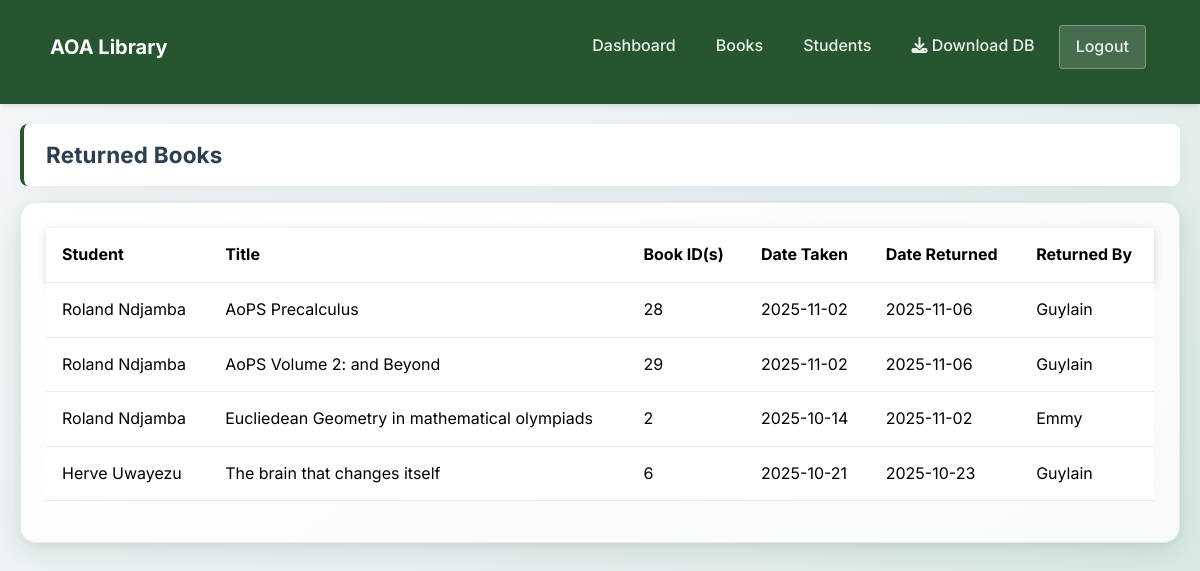
/operations/returns (signed in), run on an earlier commit of the app's database.
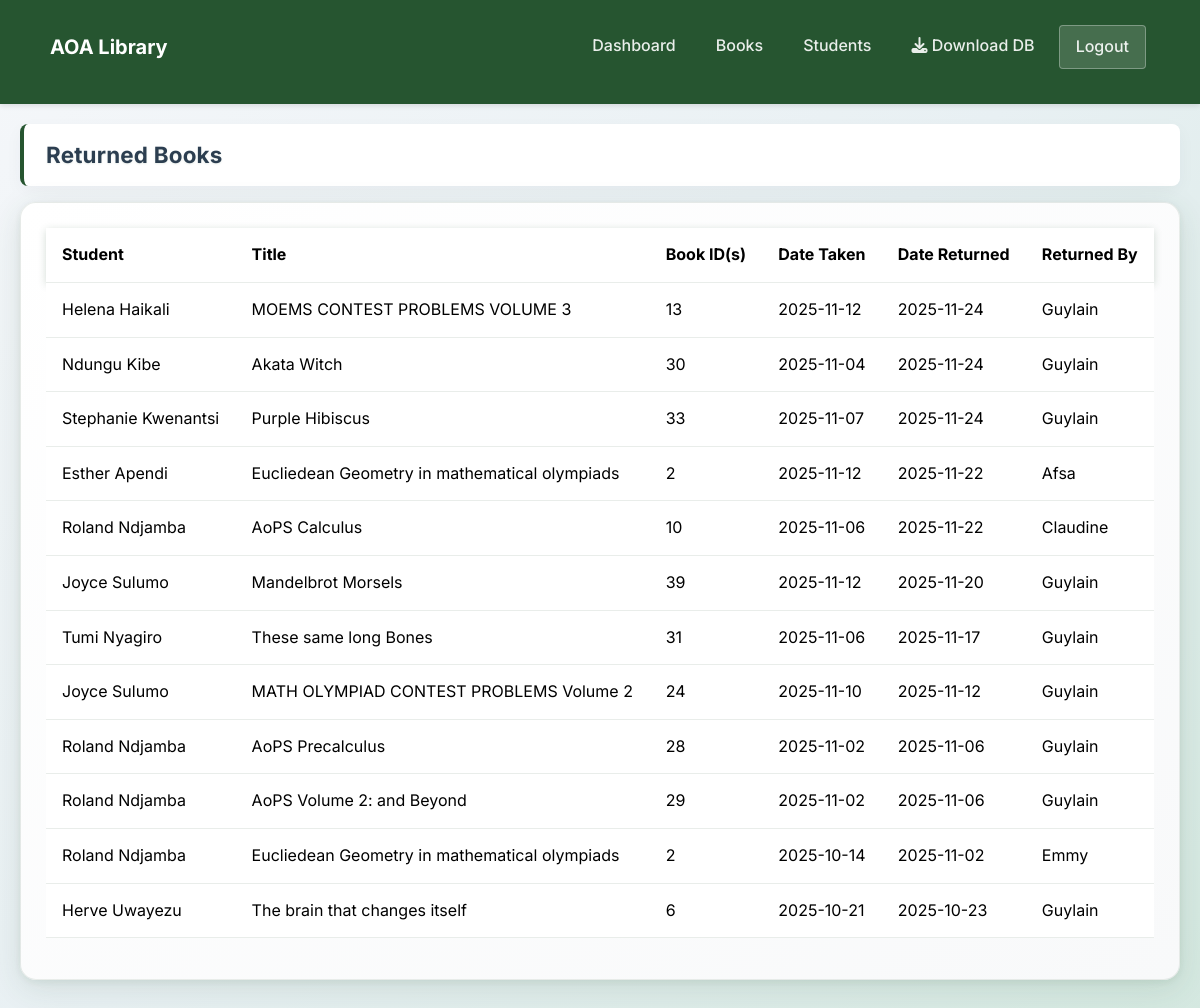
And on a later commit of the database.
### tables this page shows
CREATE TABLE BookReturnDetail(stdid TEXT, title TEXT, book_id TEXT, issue DATE, returned DATE, returned_by TEXT);

### app.py (the view)
@app.route('/operations/returns')
@login_required
def view_returns():
    get_db()
    cur = get_cursor()
    cur.execute("""
        SELECT l.name AS student,
               d.title,
               GROUP_CONCAT(d.book_id, ', ') AS ids,
               MIN(d.issue) AS issue,
               MAX(d.returned) AS returned,
               MAX(d.returned_by) AS returned_by
        FROM BookReturnDetail d
        JOIN Login l ON l.userid = d.stdid
        GROUP BY l.name, d.title, DATE(d.returned)
        ORDER BY d.returned DESC
    """)
    returns_detail = [dict(row) for row in cur.fetchall()]
    cur.execute("""
        SELECT l.name AS student,
               r.title,
               '(' || CAST(r.copies AS TEXT) || ' copies)' AS ids,
               r.issue,
               r.returned
        FROM BookReturn r
        LEFT JOIN (
          SELECT DISTINCT stdid, title, DATE(returned) AS d
          FROM BookReturnDetail
        ) d ON d.stdid = r.stdid AND d.title = r.title AND d.d = DATE(r.returned)
        JOIN Login l ON l.userid = r.stdid
        WHERE d.stdid IS NULL
        ORDER BY r.returned DESC
    """)
    returns_old = [dict(row) for row in cur.fetchall()]
    return render_template('view_returns.html', returns=returns_detail + returns_old)

### app.py (called while the page is built, shortened)
def get_db():
    global DB_PATH, _db_initialized
    if 'db' not in g:
        if DB_PATH is None:
            DB_PATH = _resolve_db_path()
        g.db = sqlite.connect(DB_PATH)
        g.db.row_factory = sqlite.Row
    return g.db

def get_cursor():
    return get_db().cursor()

def login_required(f):
    @wraps(f)
    def decorated_function(*args, **kwargs):
        if 'admin_logged_in' not in session:
            flash('Please login to access this page', 'error')
            return redirect(url_for('login'))
        return f(*args, **kwargs)
    return decorated_function

### templates/view_returns.html (shortened to what this page needs)
{% extends 'base.html' %}
{% block page_header %}
<div class="page-header d-flex justify-content-between align-items-center mb-3">
    <h3 class="mb-0">Returned Books</h3>
</div>
{% endblock %}
{% block content %}
    <div class="table-container">
        <table class="data-table table">
            <thead>
                <tr>
                    <th>Student</th>
                    <th>Title</th>
                    <th>Book ID(s)</th>
                    <th>Date Taken</th>
                    <th>Date Returned</th>
                    <th>Returned By</th>
                </tr>
            </thead>
            <tbody>
                {% for ret in returns %}
                <tr>
                    <td>{{ ret.student }}</td>
                    <td>{{ ret.title }}</td>
                    <td>{{ ret.ids }}</td>
                    <td>{{ ret.issue }}</td>
                    <td>{{ ret.returned }}</td>
                    <td>{{ ret.returned_by if ret.returned_by else '-' }}</td>
                </tr>
                {% endfor %}
            </tbody>
        </table>
    </div>
{% endblock %}

### templates/base.html (shortened to what this page needs)
<!DOCTYPE html>
<html lang="en">
<head>
    <link href="https://cdn.jsdelivr.net/npm/bootstrap@5.3.2/dist/css/bootstrap.min.css" rel="stylesheet">
    <link rel="stylesheet" href="https://cdnjs.cloudflare.com/ajax/libs/font-awesome/6.4.0/css/all.min.css">
    <link rel="stylesheet" href="{{ url_for('static', filename='css/style.css') }}">
</head>
<body>
    <nav class="navbar navbar-expand-lg navbar-dark" style="background-color: #265530 !important;">
        <div class="container">
            <a class="navbar-brand" href="{{ url_for('dashboard') }}">AOA Library</a>
            <div class="collapse navbar-collapse" id="mainNav">
                <ul class="navbar-nav ms-auto mb-2 mb-lg-0">
                    <li class="nav-item">
                        <a class="nav-link {% if request.path.startswith(url_for('dashboard')) %}active{% endif %}" href="{{ url_for('dashboard') }}">Dashboard</a>
                    </li>
                    <li class="nav-item">
                        <a class="nav-link {% if request.path.startswith(url_for('view_books')) %}active{% endif %}" href="{{ url_for('view_books') }}">Books</a>
                    </li>
                    <li class="nav-item">
                        <a class="nav-link {% if request.path.startswith(url_for('view_students')) %}active{% endif %}" href="{{ url_for('view_students') }}">Students</a>
                    </li>
                    <li class="nav-item">
                        <a class="nav-link" href="{{ url_for('download_database') }}">
                            <i class="fas fa-download"></i> Download DB
                        </a>
                    </li>
                    <li class="nav-item">
                        <a class="nav-link logout-link" href="{{ url_for('logout') }}">Logout</a>
                    </li>
                </ul>
            </div>
        </div>
    </nav>
    <main style="padding-top: 10px; padding-bottom: 20px;">
        <div class="container">
            {% block page_header %}{% endblock %}
            {% block content %}{% endblock %}
        </div>
    </main>
</body>
</html>

### static/css/style.css (style rules this page uses)
* { margin: 0; padding: 0; box-sizing: border-box; }
body { font-family: 'Inter', 'Segoe UI', Tahoma, Geneva, Verdana, sans-serif; background: linear-gradient(135deg, #f5f7fa 0%, #e8f0f3 50%, #d4e8e0 100%); background-attachment: fixed; color: var(--text-color, #333); line-height: 1.6; min-height: 100vh; }
:root { --brand: #265530; --accent: #64A772; --muted: #95a5a6; --danger: #C0392B; --bg-color: #f5f5f5; --card-bg: #ffffff; --text-color: #2c3e50; }
.container { max-width: 1200px; margin: 0 auto; padding: 10px 20px 20px 20px; }
.navbar { background-color: var(--brand); color: white; padding: 15px 30px; display: flex; justify-content: space-between; align-items: center; box-shadow: 0 2px 5px rgba(0,0,0,0.1); }
.navbar-nav .nav-link { color: rgba(255, 255, 255, 0.9) !important; font-weight: 500; padding: 8px 16px !important; margin: 0 4px; border-radius: 4px; transition: all 0.3s ease; position: relative; text-decoration: none; }
.navbar-nav .nav-link::after { content: ''; position: absolute; width: 0; height: 2px; bottom: 4px; left: 50%; background-color: white; transition: all 0.3s ease; transform: translateX(-50%); }
.navbar-nav .logout-link { background-color: rgba(255, 255, 255, 0.15); border: 1px solid rgba(255, 255, 255, 0.3); }
.page-header { background: linear-gradient(135deg, #ffffff 0%, #f8f9fa 100%); padding: 15px 25px; border-radius: 12px; box-shadow: 0 4px 20px rgba(38, 85, 48, 0.1), 0 1px 4px rgba(38, 85, 48, 0.06); width: 100%; margin: 0 0 15px 0; border-left: 4px solid #265530; transition: all 0.3s ease; }
.page-header h3 { margin: 0; color: var(--brand); font-weight: 700; letter-spacing: 0.2px; font-size: 1.5rem; text-shadow: 0 1px 2px rgba(38, 85, 48, 0.1); }
.table-container { background: linear-gradient(145deg, #ffffff 0%, #f8f9fa 100%); border-radius: 16px; padding: 25px; box-shadow: 0 8px 32px rgba(38, 85, 48, 0.12), 0 2px 8px rgba(38, 85, 48, 0.08); overflow-x: auto; border: 1px solid rgba(38, 85, 48, 0.1); transition: all 0.3s ease; }
.data-table { width: 100%; border-collapse: collapse; }
.data-table thead { background: linear-gradient(135deg, #265530 0%, #64A772 100%); color: white; box-shadow: 0 2px 8px rgba(38, 85, 48, 0.2); }
.data-table th, .data-table td { padding: 14px 16px; text-align: left; border-bottom: 1px solid rgba(38, 85, 48, 0.1); transition: background-color 0.2s ease; }
.data-table th { font-weight: bold; }
.data-table tbody tr { transition: all 0.2s ease; }
.page-header { background: var(--card-bg); padding: 18px 22px; border-radius: 8px; display: flex; align-items: center; justify-content: space-between; gap: 12px; box-shadow: 0 6px 18px rgba(9,30,66,0.04); }
.page-header h1, .page-header h2, .page-header h3 { margin: 0; color: var(--text-color); font-weight: 700; font-size: 1.4rem; }

### templates/base.html (style rules this page uses)
.navbar-brand { font-weight: 700; }

What changed in the data, as far as the page shows it:
added BookReturnDetail: student "Helena Haikali", title "MOEMS CONTEST PROBLEMS VOLUME 3", ids "13", issue "2025-11-12", returned "2025-11-24", returned_by "Guylain"
added BookReturnDetail: student "Ndungu Kibe", title "Akata Witch", ids "30", issue "2025-11-04", returned "2025-11-24", returned_by "Guylain"
added BookReturnDetail: student "Stephanie Kwenantsi", title "Purple Hibiscus", ids "33", issue "2025-11-07", returned "2025-11-24", returned_by "Guylain"
added BookReturnDetail: student "Esther Apendi", title "Eucliedean Geometry in mathematical olympiads", ids "2", issue "2025-11-12", returned "2025-11-22", returned_by "Afsa"
added BookReturnDetail: student "Roland Ndjamba", title "AoPS Calculus", ids "10", issue "2025-11-06", returned "2025-11-22", returned_by "Claudine"
added BookReturnDetail: student "Joyce Sulumo", title "Mandelbrot Morsels", ids "39", issue "2025-11-12", returned "2025-11-20", returned_by "Guylain"
added BookReturnDetail: student "Tumi Nyagiro", title "These same long Bones", ids "31", issue "2025-11-06", returned "2025-11-17", returned_by "Guylain"
added BookReturnDetail: student "Joyce Sulumo", title "MATH OLYMPIAD CONTEST PROBLEMS Volume 2", ids "24", issue "2025-11-10", returned "2025-11-12", returned_by "Guylain"
